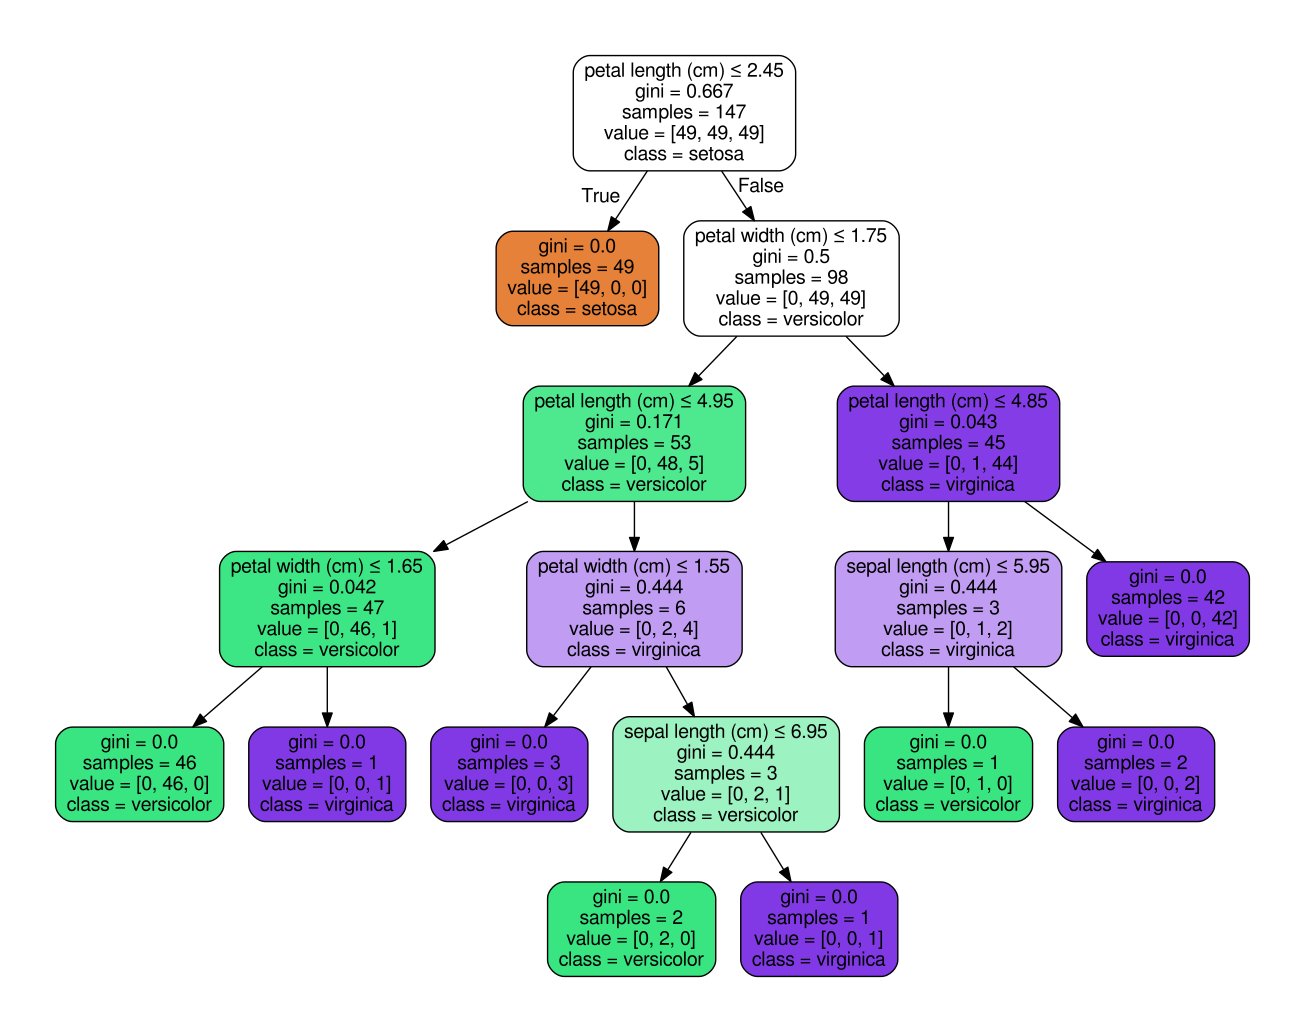

Write the Python code that produced this figure.
import numpy as np
from sklearn.datasets import load_iris
from sklearn import tree

# load iris dataset
iris = load_iris()

# print out the entire dataset
for i in range(len(iris.target)):
    print("Example %d: label: %s features %s" % (i, iris.target[i], iris.data[i]))

# print features and labels from dataset
print("\nFeatures\n", iris.feature_names)
print("\nLabels\n", iris.target_names)

# remove one example from each type of flower from testing
# first setosa is at 0, first versicolor is at 50, and so on
test_idx = [0, 50, 100]

# training data
train_target = np.delete(iris.target, test_idx)
train_data = np.delete(iris.data, test_idx, axis=0)

# testing data
test_target = iris.target[test_idx]
test_data = iris.data[test_idx]

# classifier
clf = tree.DecisionTreeClassifier()
clf.fit(train_data, train_target)

# predictions
predictions = clf.predict(test_data)

# 0 = setosa, 1 = versicolor, 2 = virginica
print("\nActual values", test_target)
print("Predicted values", predictions)

from sklearn.metrics import accuracy_score
print("Accuracy", accuracy_score(test_target, predictions))

# visualise the decision tree
import graphviz

dot_data = tree.export_graphviz(clf, out_file=None, 
                         feature_names=iris.feature_names,  
                         class_names=iris.target_names,  
                         filled=True, rounded=True,  
                         special_characters=True)

graph = graphviz.Source(dot_data) 
graph.render("iris")
